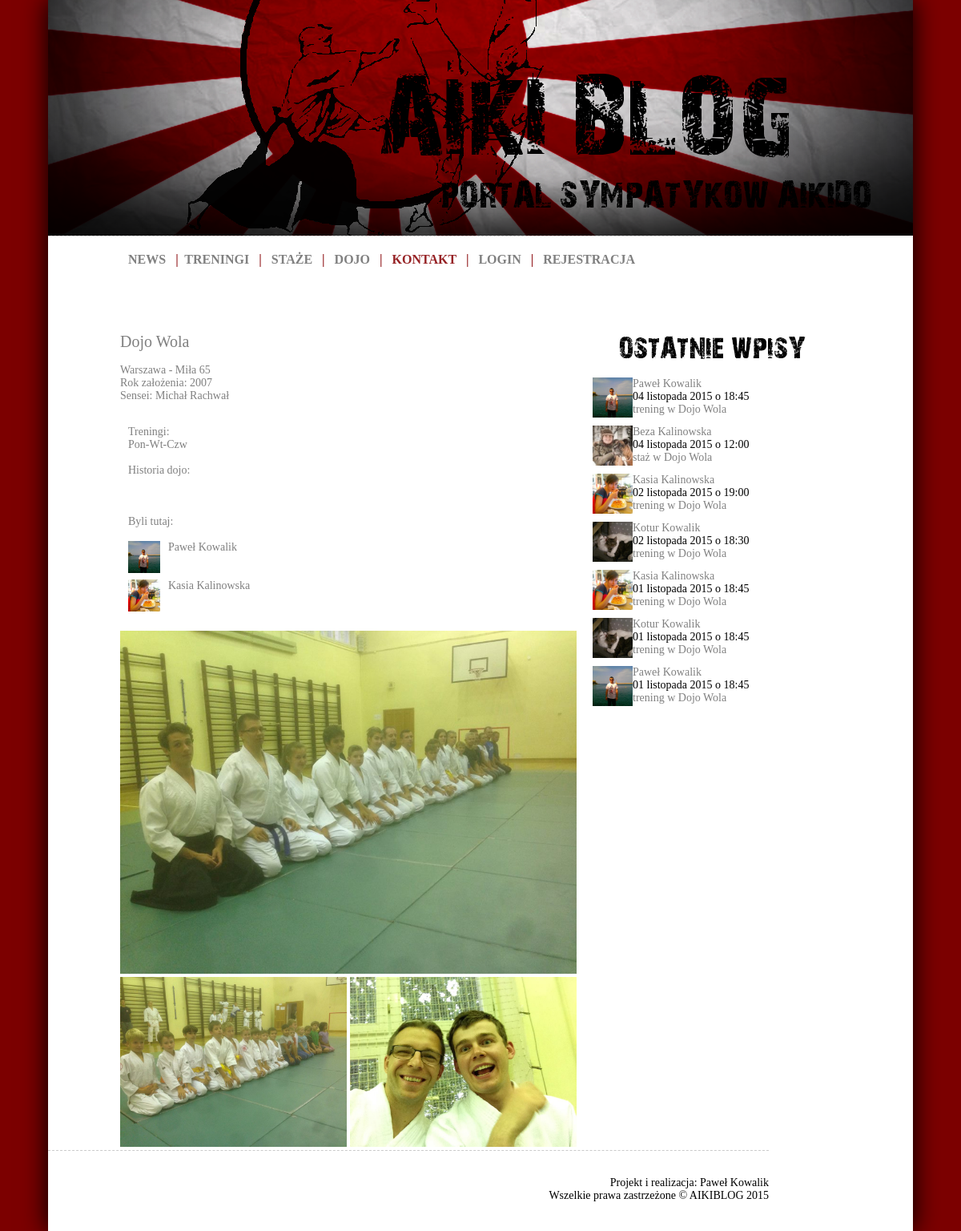
Page /dojo/dojo-wola/ on the committed database.
### aikiblog/models.py (models this page shows, shortened)
class Dojo(models.Model):
    name = models.CharField('Nazwa dojo', max_length=50)
    slug = models.SlugField('Odnosnik', max_length=50)
    start_year = models.IntegerField(verbose_name='Rok założenia')
    city = models.CharField('Miasto', max_length=50)
    adress = models.CharField('Adres', max_length=50)
    sensei = models.ForeignKey(Sensei, verbose_name='Sensei')
    image1 = models.ImageField(upload_to='static/dojo', verbose_name='Zdjęcie 1')
    image2 = models.ImageField(upload_to='static/dojo', null=True, blank=True, verbose_name='Zdjęcie 2')
    image3 = models.ImageField(upload_to='static/dojo', null=True, blank=True, verbose_name='Zdjęcie 3')
    story = models.TextField(null=True, blank=True, verbose_name='Historia')
    trainings = models.TextField(null=True, blank=True, verbose_name='Treningi')
    users = models.ManyToManyField(User, blank=True, verbose_name='Byli tutaj')
    class Meta:
        verbose_name = "Dojo"
        verbose_name_plural = "Dojo"
    def __unicode__(self):
        return self.name

class Sensei(models.Model):
    name = models.CharField('Imię i nazwisko', max_length=50)
    slug = models.SlugField('Odnosnik', max_length=50)
    class Meta:
        verbose_name = "Sensei"
        verbose_name_plural = "Senseje"
    def __unicode__(self):
        return self.name

class User(AbstractUser):
    SEX = (
        ('K','Kobieta'),
        ('M','Mężczyzna'),
    )
    avatar = models.ImageField(upload_to='static/avatars/%Y/%m/%d', null=True, blank=True)
    start_year = models.IntegerField(null=True, blank=True, verbose_name='Trenuje od')
    about_text = models.TextField(null=True, blank=True, verbose_name='O mnie')
    sex = models.CharField(max_length=1, choices=SEX, verbose_name='Płeć')

class Training(models.Model):
    TYPE = (
        ('T','trening'),
        ('S','staż'),
    )
    user = models.ForeignKey(User, verbose_name='Ćwiczący', null=True, blank=True)
    date = models.DateTimeField('Data i godzina treningu')
    place = models.ForeignKey(Dojo, verbose_name='Miejsce treningu')
    sensei = models.ForeignKey(Sensei, verbose_name='Sensei')
    slug = models.SlugField('Odnosnik', max_length=50, null=True, blank=True)
    techniques = models.ManyToManyField(TechTren, verbose_name='Techniki')
    type = models.CharField(max_length=1, choices=TYPE, verbose_name='Typ')
    notes = models.TextField(verbose_name="Notatki")
    class Meta:
        verbose_name = "Trening"
        verbose_name_plural = "Treningi"

### aikiblog/views.py (the view)
# urls.py: url(r'^dojo/(?P<slug>[\w\-_]+)/$', DojoDetail.as_view(), name='dojo-detail'),
class DojoDetail(generic.DetailView):
    model = Dojo
    def get_context_data(self, **kwargs):
        context = super(DojoDetail, self).get_context_data(**kwargs)
        context['all_trainings'] = Training.objects.order_by('-date')[:7]
        return context

### aikiblog/templates/aikiblog/dojo_detail.html
{% extends "base.html" %}
{% block content %}
    <div id="post_head_dojo_detail">
        {{ object.name }}<br>
    </div>
    <div id="post_head_dojo_detail2"><br>
        {{ object.city }} - {{ object.adress }}<br>
        Rok założenia: {{ object.start_year }}<br>
        Sensei: {{ object.sensei }}
        <br><br>
    </div>
    <div id="post_body_dojo_detail"><br>
        Treningi:<br>{{ object.trainings }}<br><br>
        Historia dojo:<br>{{ object.story }}<br><br><br>
        Byli tutaj:<br><br>
        {% for entry in object.users.all %}
            <div id="post_body_avatar">
                <a href="{% url "user-detail" entry.id %}"><img src="{{ STATIC_URL|cut:'static/' }}{{ entry.avatar }}" height=40/></a>
            </div>
            <div id="post_body_entry">
                <a href="{% url "user-detail" entry.id %}">{{ entry.first_name }} {{ entry.last_name }}</a><br>
            </div><br><br><br>
        {% endfor %}
    </div>
    <div id="post_body_dojo_detail_images"><br>
        <img src="{{ STATIC_URL|cut:'static/' }}{{ object.image1 }}" width=570 alt="" class="left" /><br>
        <img src="{{ STATIC_URL|cut:'static/' }}{{ object.image2 }}" width=283 alt="" class="left" />
        <img src="{{ STATIC_URL|cut:'static/' }}{{ object.image3 }}" width=283 alt="" class="left" />
    </div>
{% endblock %}
{% block menuright %}
    {% include "aikiblog/parts/menuright.html" %}
{% endblock %}

### aikiblog/templates/aikiblog/parts/menuright.html
<div id="menuright">
        <div id="menuright_logo">
        </div>
        <br>
        {% for entry in all_trainings %}
        <div id="menuright_post">
            <div id="menuright_avatar">
                <a href="{% url "user-detail" entry.user.id %}"><img src="{{ STATIC_URL|cut:'static/' }}{{ entry.user.avatar }}" height=50/></a>
            </div>
            <div id="menuright_head">
                <a href="{% url "user-detail" entry.user.id %}">{{ entry.user.first_name }} {{ entry.user.last_name }}</a><br>
                {{ entry.date|date:"d E Y" }} o {{ entry.date|date:"H:i" }}<br>
                <a href="{% url "training-detail" entry.slug %}">
                {% ifequal entry.type "T" %}
                trening
                {% endifequal %}
                {% ifequal entry.type "S" %}
                staż
                {% endifequal %}
                w {{ entry.place }}</a>
            </div>
        </div>
        {% endfor %}
        <br>
    </div>

### static/style.css (style rules this page uses)
html, body { background-image:url(images/bg.png); background-color: #eeeeee; color: #000; margin: 0; padding: 0; text-align: center; text-shadow: 1px 1px 0px white; }
a:link { color: #808080; text-decoration: none; background-color: transparent; }
#menuright { width: 300px; float: right; height:auto; padding-right: 100px; }
#menuright_logo { background-image:url(images/recent_training.png); width: 300px; height: 40px; }
#menuright_post { height: 60px; float: left; }
#menuright_avatar { height: 50px; width: 50px; float: left; }
#menuright_head { width: 250px; float: right; font: 14px Verdana; text-align: left; }
#post_head_dojo_detail { width: 570px; float: right; font: 20px Verdana; }
#post_head_dojo_detail2 { width: 570px; float: right; font: 14px Verdana; }
#post_body_dojo_detail { padding-top: 100px; }
#post_body_dojo_detail_images { width: 570px; float: right; }
#post_body_avatar { height: 40px; width: 40px; float: left; }
#post_body_entry { height: 40px; width: 510px; float: right; font: 14px Verdana; }

### rows in the picture
Dojo: name "Dojo Wola", city "Warszawa", adress "Miła 65", start_year "2007", sensei "Michał Rachwał", trainings "Pon-Wt-Czw", image1 (picture), image2 (picture), image3 (picture)
User: avatar (picture), first_name "Paweł", last_name "Kowalik"
User: avatar (picture), first_name "Kasia", last_name "Kalinowska"
Training: user.avatar (picture), user.first_name "Paweł", user.last_name "Kowalik", date "04 listopada 2015", date "18:45", place "Dojo Wola"
Training: user.avatar (picture), user.first_name "Beza", user.last_name "Kalinowska", date "04 listopada 2015", date "12:00", place "Dojo Wola"
Training: user.avatar (picture), user.first_name "Kasia", user.last_name "Kalinowska", date "02 listopada 2015", date "19:00", place "Dojo Wola"
Training: user.avatar (picture), user.first_name "Kotur", user.last_name "Kowalik", date "02 listopada 2015", date "18:30", place "Dojo Wola"
Training: user.avatar (picture), user.first_name "Kasia", user.last_name "Kalinowska", date "01 listopada 2015", date "18:45", place "Dojo Wola"
Training: user.avatar (picture), user.first_name "Kotur", user.last_name "Kowalik", date "01 listopada 2015", date "18:45", place "Dojo Wola"
Training: user.avatar (picture), user.first_name "Paweł", user.last_name "Kowalik", date "01 listopada 2015", date "18:45", place "Dojo Wola"
